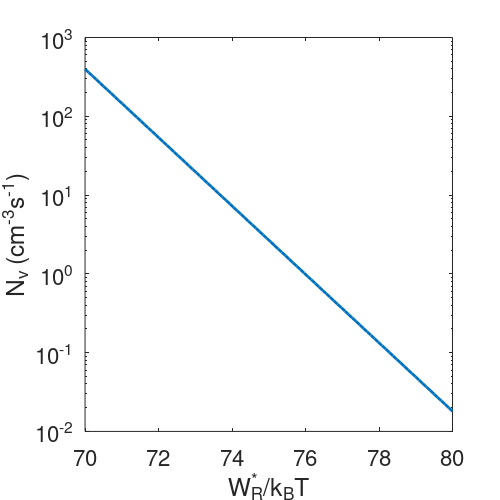

Recreate this plot in MATLAB.
clear all
close all
set(0, 'DefaultAxesFontSize', 16);
set(0, 'DefaultLineLineWidth', 2);
set(0, 'DefaultFigurePaperposition',[0 0 5 5])
set(0, 'DefaultFigurePaperSize',[5 5])
xdata=linspace(70,80,100);
ydata=1e33*exp(-xdata);
semilogy(xdata,ydata);
xlabel('W_{R}^{*}/k_{B}T')
ylabel('N_v (cm^{-3}s^{-1})')
print(gcf,'-depsc2','../316-2_figures/nvplot.eps')